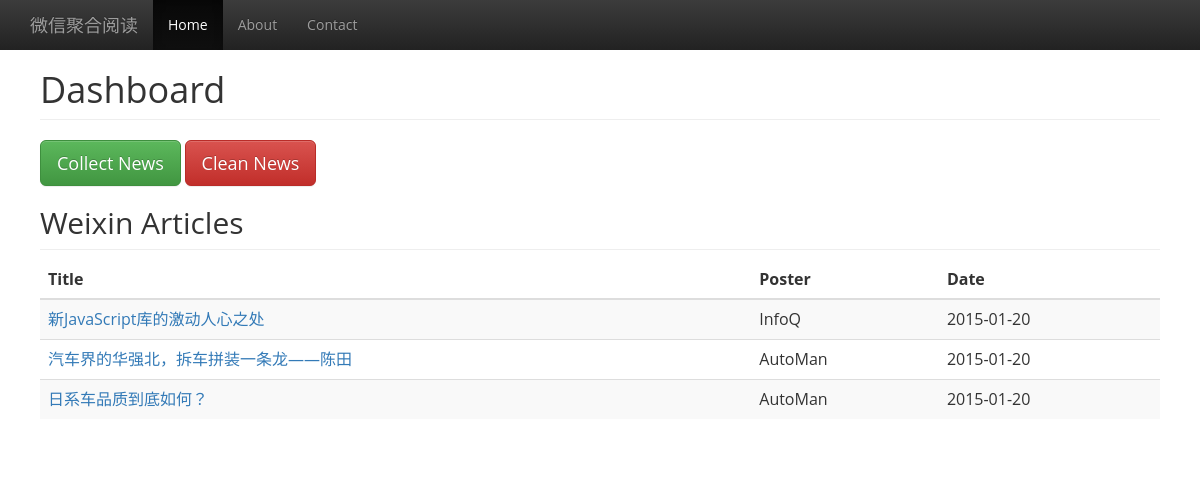
Page /weixin/home/ on the earlier database version.
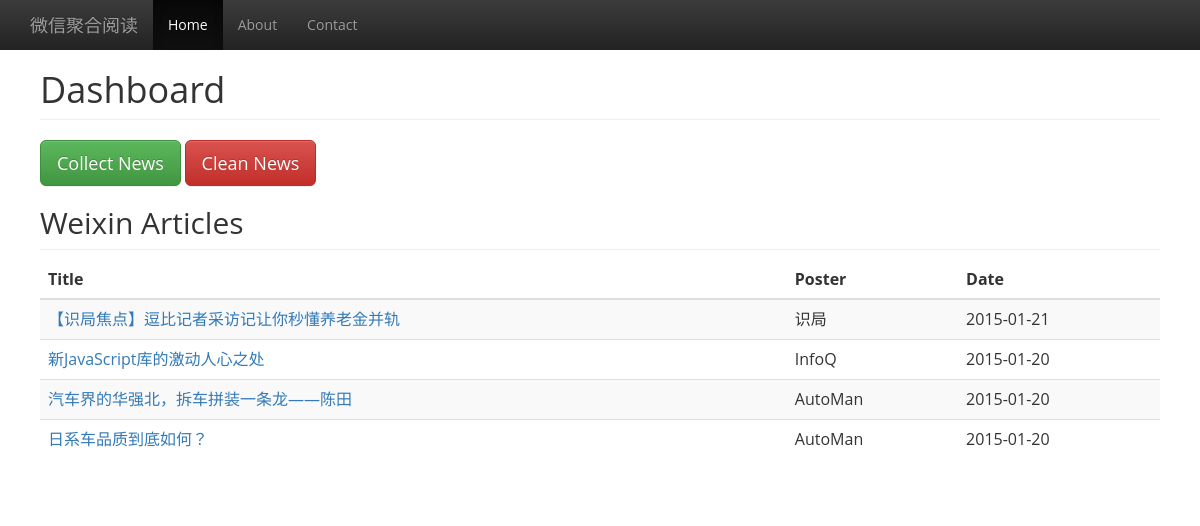
Same page on the later database version.
### weisite/models.py (models this page shows, shortened)
class weixin_article(models.Model):
    post_title = models.CharField(max_length=100)
    post_link = models.CharField(max_length=100)
    post_user = models.CharField(max_length=100)
    post_date = models.CharField(max_length=100)

### weisite/views.py (the view)
def home(request):
    articles = weixin_article.objects.all().order_by('-id')
    return render_to_response('index.html', {'article_list' : articles})

### weisite/templates/index.html (shortened to what this page needs)
{% load staticfiles %}
<html>
<link rel="stylesheet" href="http://cdn.bootcss.com/bootstrap/3.3.0/css/bootstrap.min.css">
<link rel="stylesheet" href="http://cdn.bootcss.com/bootstrap/3.3.0/css/bootstrap-theme.min.css">
<link href='http://fonts.useso.com/css?family=Open+Sans:300,400,600&subset=latin,latin-ext' rel='stylesheet'>
<link rel="stylesheet" href={% static 'css/dashboard.css' %}>
<body>
{% block navbar %}
 <nav class="navbar navbar-inverse navbar-fixed-top">
      <div class="container">
        <div class="navbar-header">
          <a class="navbar-brand" href="#">微信聚合阅读</a>
        </div>
        <div id="navbar" class="collapse navbar-collapse">
          <ul class="nav navbar-nav">
            <li class="active"><a href="#">Home</a></li>
            <li><a href="#about">About</a></li>
            <li><a href="#contact">Contact</a></li>
          </ul>
        </div>
      </div>
    </nav>
{% endblock %}
<div class="container-fluid">
      <div class="row">
        <div class="col-sm-12 main">
          <h1 class="page-header">Dashboard</h1>
          <button type="button" class="btn btn-lg btn-success" onClick="location.href='/weixin/collect'">Collect News</button>
          <button type="button" class="btn btn-lg btn-danger" onClick="location.href='/weixin/clean'">Clean News</button>
          <h2 class="sub-header">Weixin Articles</h2>
          <div class="table-responsive">
            <table class="table table-striped">
              <thead>
                <tr>
                  <th>Title</th>
                  <th>Poster</th>
                  <th>Date</th>
                </tr>
              </thead>
              <tbody>
                {% for article in article_list %}
                    <tr>
                      <td><a href="{{article.post_link}}" target="_blank">{{article.post_title}}</a></td>
                      <td>{{article.post_user}}</td>
                      <td>{{article.post_date}}</td>
                    </tr>
                {% endfor %}
              </tbody>
            </table>
          </div>
        </div>
      </div>
    </div>
</body>
</html>

Differences in the rows shown:
added weixin_article: post_title "【识局焦点】逗比记者采访记让你秒懂养老金并轨", post_user "识局", post_date "2015-01-21"
